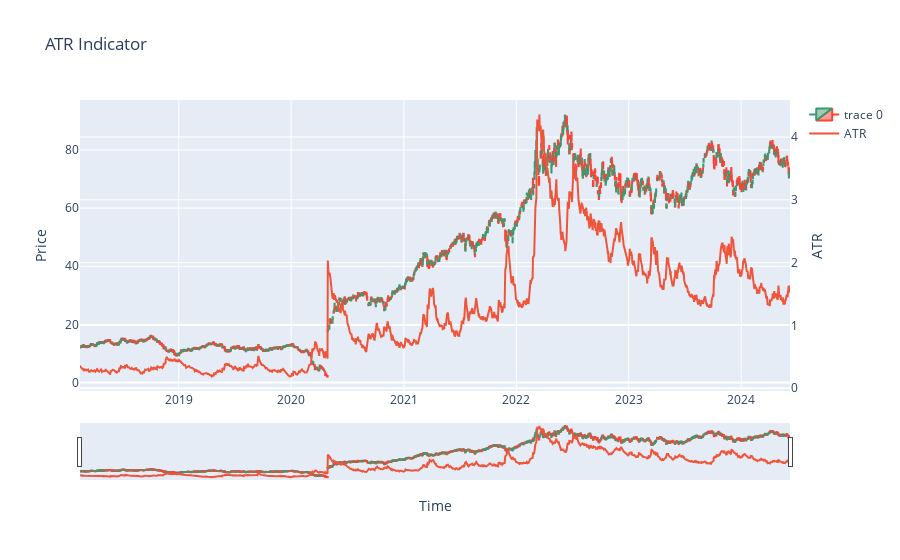

Source (notebook cell):
### Code cell
import plotly.graph_objs as go

# create a figure with a candlestick chart
fig = go.Figure(data=[go.Candlestick(x=df.index,
                                    open=df['Open'],
                                    high=df['High'],
                                    low=df['Low'],
                                    close=df['Close'])])

# add the ATR indicator as a line chart
fig.add_trace(go.Scatter(x=df.index, y=df['ATR'], name='ATR', yaxis='y2'))

# customize the layout
fig.update_layout(title='ATR Indicator',
                  xaxis_title='Time',
                  yaxis_title='Price',
                  yaxis2=dict(title='ATR', overlaying='y', side='right'))

# show the plot
fig.show()

### Figure 1 — Plotly figure (JSON) as saved in the notebook; plotly's stock layout.template omitted (floating-point values rounded to 4 significant figures; data arrays with more than 128 entries replaced by an {"elided": "..."} marker saying what was removed)
{"data": [{"close": {"elided": "1588 float values"}, "high": {"elided": "1588 float values"}, "low": {"elided": "1588 float values"}, "open": {"elided": "1588 float values"}, "type": "candlestick", "x": {"elided": "1588 str values"}}, {"name": "ATR", "type": "scatter", "x": {"elided": "1588 str values"}, "y": {"elided": "1588 float values"}, "yaxis": "y2"}], "layout": {"title": {"text": "ATR Indicator"}, "xaxis": {"title": {"text": "Time"}}, "yaxis": {"title": {"text": "Price"}}, "yaxis2": {"overlaying": "y", "side": "right", "title": {"text": "ATR"}}}}
